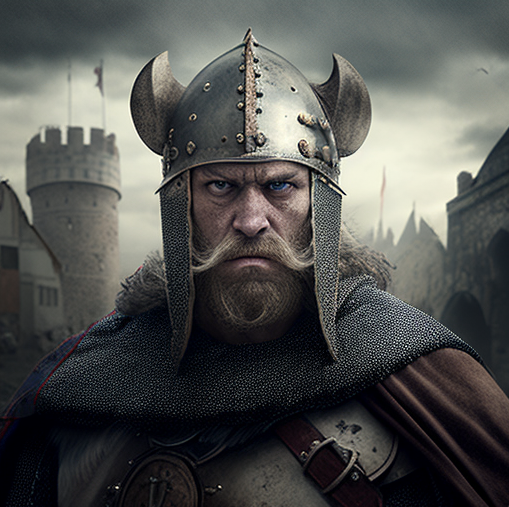
#> input picture src/logo.png, 1018 x 1014 px, found by its file name (shown at 1/2 size)
$ python main.py
#> lines starting #> are read from the running program, lines starting #| are printed output that depends on the picture
import cv2
import keyboard

def version():
    print("OpenCV Version is:", cv2.__version__)

def showImage():
    img = cv2.imread("src/images/logo.png")
#> img is the input picture: shape (1014, 1018, 3); mean B, G, R 79.9, 82.3, 81.4
    size = (500, 500)

    resize =cv2.resize(img, size, img,interpolation = cv2.INTER_AREA)
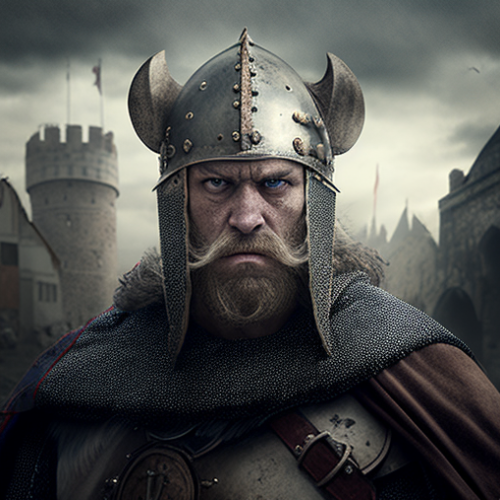
#> resize: shape (500, 500, 3); mean B, G, R 79.9, 82.3, 81.4
    cv2.imshow("resize", resize)

    cv2.waitKey(0)

version()
showImage()
#while True:
#    if keyboard.read_key() == "q":
#        quit()
